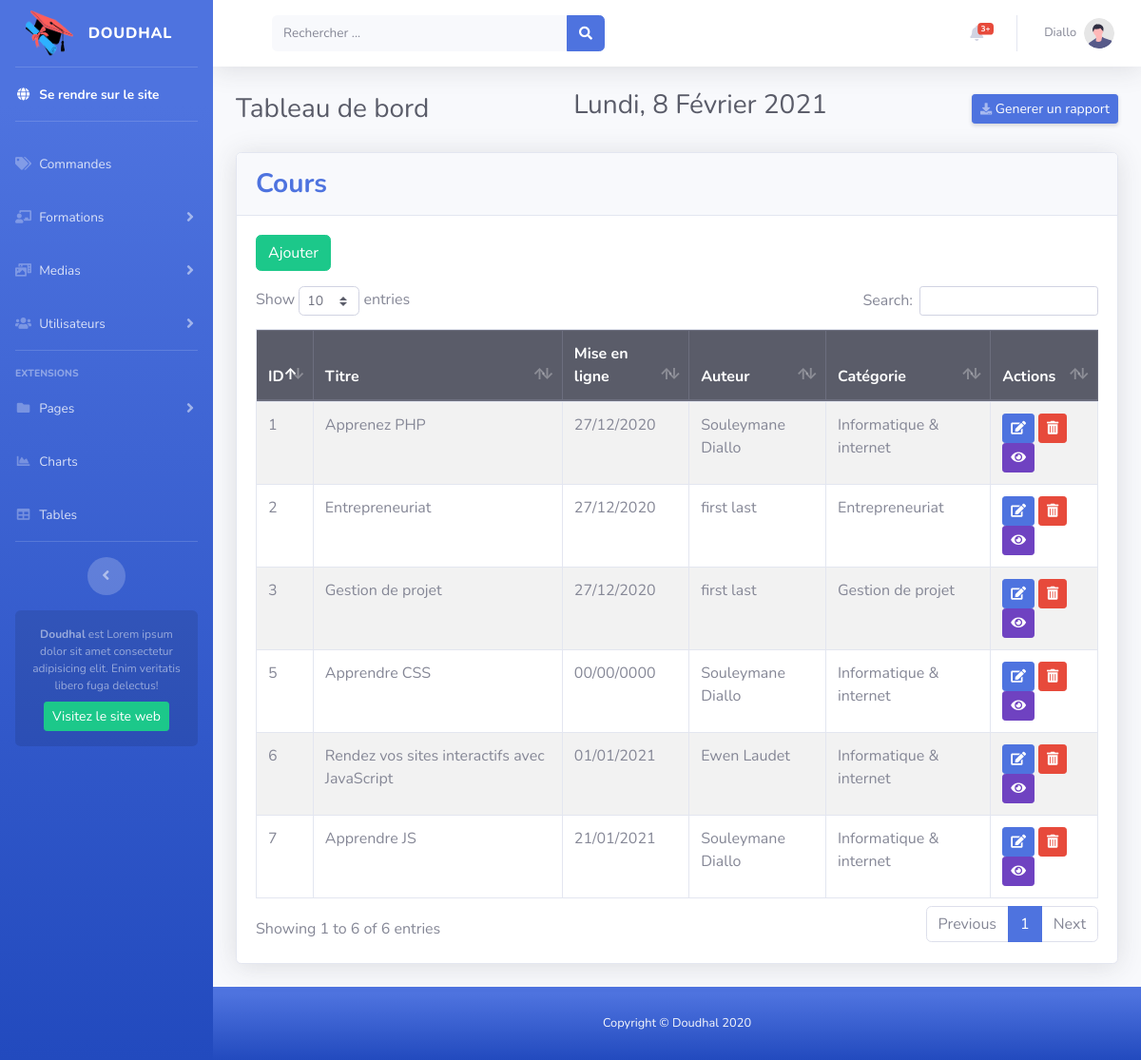
Page /admin.php?p=courses.index (signed in) on the committed database.
### tables this page shows
CREATE TABLE `courses` (
  `id` int(11) NOT NULL,
  `title` varchar(255) DEFAULT NULL,
  `description` text NOT NULL,
  `price` double DEFAULT NULL,
  `creation_date` date DEFAULT NULL,
  `duration` time DEFAULT NULL,
  `picture` varchar(255) NOT NULL,
  `category_id` int(11) DEFAULT NULL,
  `user_id` int(11) DEFAULT NULL
);

CREATE TABLE `categories` (
  `id` int(11) NOT NULL,
  `title` varchar(80) NOT NULL,
  `description` text DEFAULT NULL
);

### app/Autoloader.php (called while the page is built, shortened)
<?php
class Autoloader {
    static function autoload($class){
        if(strpos($class, __NAMESPACE__.'\\') === 0){
            $class = str_replace(__NAMESPACE__.'\\', '', $class);
            $class = str_replace('\\', '/', $class);
        }
    }
}
?>

### app/App.php (called while the page is built, shortened)
<?php
class App{
    private static $database;
    public static function getDatabase(){
        if(self::$database === null){
            self::$database = new Database(self::DB_NAME, self::DB_USER, self::DB_PASSWORD, self::DB_HOST);
        }
        return self::$database;
    }
}

### app/Database.php (called while the page is built, shortened)
<?php
class Database{
    private $db_host;
    private $db_name;
    private $db_user;
    private $db_password;
    private $pdo;
    public function __construct($db_name, $db_user='admin', $db_password='admin',  $db_host='localhost'){
        $this->db_host = $db_host;
        $this->db_name = $db_name;
        $this->db_user = $db_user;
        $this->db_password = $db_password;
    }
    private function getPDO(){
        if($this->pdo === null){
            $pdo = new PDO("mysql:hostname={$this->db_host};dbname={$this->db_name}", $this->db_user, $this->db_password);
            $pdo->setAttribute(PDO::ATTR_ERRMODE, PDO::ERRMODE_EXCEPTION);
            $this->pdo = $pdo;
        }
        return $this->pdo;
    }
    public function query($statement, $class_name=null, $one='false'){
        $requete = $this->getPDO()->query($statement);
        if($class_name === null){
            $requete->setFetchMode(PDO::FETCH_OBJ);
        }else {
            $requete->setFetchMode(PDO::FETCH_CLASS, $class_name);
        }
        if($one){
            $data = $requete->fetch();
        }else{
            $data = $requete->fetchAll();
        }
        return $data;
    }
}

### app/Table/Table.php (called while the page is built, shortened)
<?php
class Table {
    public static function query($statement, $attributes=null, $one=false){
        if($attributes){
            return App::getDatabase()->prepare($statement, $attributes, get_called_class(), $one);
        }else{
            return App::getDatabase()->query($statement, get_called_class(), $one);
        }
    }
}

### app/Table/Course.php (called while the page is built, shortened)
<?php
class Course extends Table{
    public static function getAll(){
        return self::query(
            "SELECT crs.id as id, crs.title as title, DATE_FORMAT(creation_date, \"%d/%m/%Y\") as creation_date,
            duration, price, crs.description as description, picture,
            cat.title as category, concat(u.first_name,' ', u.last_name) as author
            FROM courses crs
            LEFT JOIN categories cat
            ON crs.category_id = cat.id
            LEFT JOIN users u
            ON crs.user_id = u.id
            ORDER BY crs.id"
        );
    }
}

### pages/admin/courses/index.php (the view, shortened to what this page needs)
<?php
$courses = Course::getAll();
?>
<div class="card shadow mb-4">
    <div class="card-header py-3">
        <h3 class="m-0 font-weight-bold text-primary">Cours</h3>
    </div>
    <div class="card-body">
        <div class="table-responsive">
            <p>
                <a href="?p=courses.add" class="btn btn-success">Ajouter</a>
            </p>
            <table class="table table-bordered table-striped" id="dataTable">
                <thead class="thead-dark">
                    <th>ID</th>
                    <th>Titre</th>
                    <th>Mise en ligne</th>
                    <th>Auteur</th>
                    <th>Catégorie</th>
                    <th>Actions</th>
                </thead>
                <tbody>
                    <?php foreach($courses as $course): ?>
                    <tr>
                        <td><?= $course->id ?></td>
                        <td><?= $course->title ?></td>
                        <td><?= $course->creation_date ?></td>
                        <td><?= $course->author?></td>
                        <td><?= $course->category?></td>
                        <td >
                            <a href="?p=courses.edit&id=<?= $course->id ?>" class="btn btn-sm btn-primary"><i class="fas fa-edit"></i></a>
                            <form action="?p=courses.delete" method="POST" class="d-inline">
                                <button type="submit" class="btn btn-sm btn-danger"><i class="fas fa-trash-alt"></i></button>
                            </form>
                            <a href="?p=courses.show&id=<?= $course->id ?>" class="btn btn-sm btn-purple"><i class="fas fa-eye"></i></a>
                        </td>
                    </tr>
                    <?php endforeach; ?>
                </tbody>
            </table>
        </div>
    </div>
</div>

### rows in the picture
courses: id "1", title "Apprenez PHP", creation_date "27/12/2020", author "Souleymane Diallo", category.title "Informatique & internet"
courses: id "2", title "Entrepreneuriat", creation_date "27/12/2020", author "first last", category.title "Entrepreneuriat"
courses: id "3", title "Gestion de projet", creation_date "27/12/2020", author "first last", category.title "Gestion de projet"
courses: id "5", title "Apprendre CSS", creation_date "00/00/0000", author "Souleymane Diallo", category.title "Informatique & internet"
courses: id "6", title "Rendez vos sites interactifs avec JavaScript", creation_date "01/01/2021", author "Ewen Laudet", category.title "Informatique & internet"
courses: id "7", title "Apprendre JS", creation_date "21/01/2021", author "Souleymane Diallo", category.title "Informatique & internet"

### other values in the picture
$_SESSION['user_name'] "Diallo"
